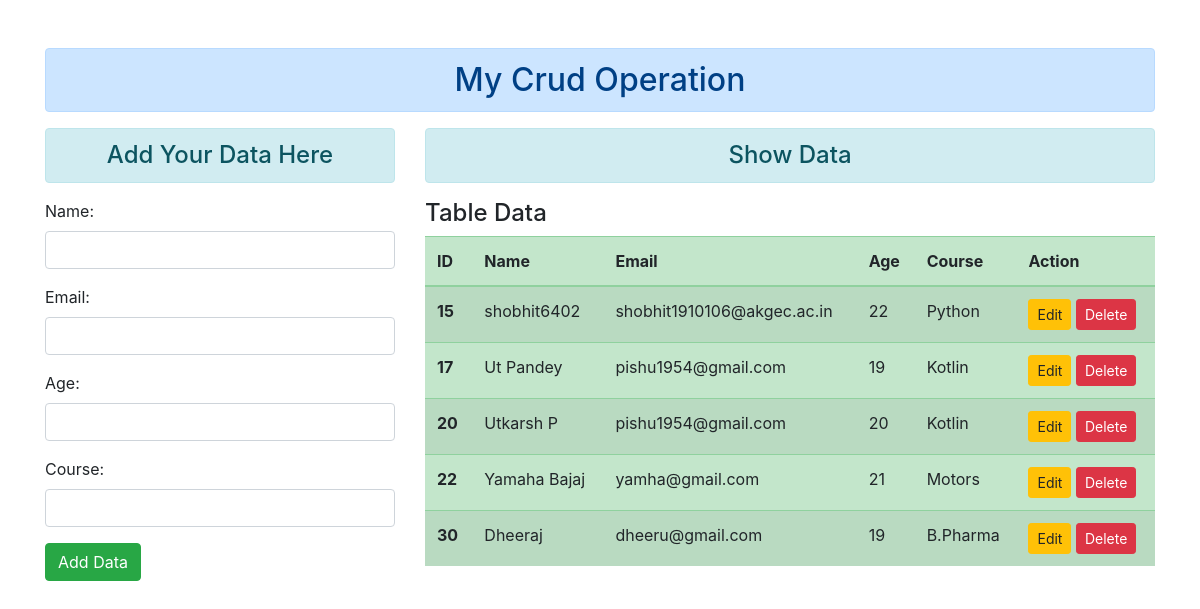
The page / on the database its author committed.
### djdata/models.py (models this page shows)
class User(models.Model):
    name=models.CharField(max_length=100)
    email=models.EmailField(max_length=50)
    age=models.IntegerField()
    course=models.CharField(max_length=100)

### djdata/views.py (the view)
# urls.py: path('', views.add_show,name="addandshow"),
def add_show(request):
    if request.method=='POST':
        fm=StudentRegistration(request.POST)
        if fm.is_valid():
            nm=fm.cleaned_data['name']
            em=fm.cleaned_data['email']
            ag=fm.cleaned_data['age']
            crs=fm.cleaned_data['course']
            obj=User(name=nm,email=em,age=ag,course=crs)
            obj.save()
            fm=StudentRegistration()
    else:
        fm=StudentRegistration()
    std=User.objects.all()
    return render(request, 'djdata/addandshowdata.html', {'form':fm, 'stu':std})

### djdata/forms.py
class StudentRegistration(forms.ModelForm):
    class Meta:
        model=User
        fields=['name','email','age','course']
        widgets={'name':forms.TextInput(attrs={'class':'form-control'}),
                 'email':forms.EmailInput(attrs={'class':'form-control'}),
                 'age':forms.TextInput(attrs={'class':'form-control'}),
                 'course':forms.TextInput(attrs={'class':'form-control'})}

### djdata/templates/djdata/addandshowdata.html (shortened to what this page needs)
{% extends 'djdata/base.html' %}
{% block content %}
<div class="row">
    <div class="col-sm-4">
        <h4 class="text-center alert alert-info">Add Your Data Here</h4>
        <form action="" method="POST">
            {{form.as_p}}
            <input type="submit" class="btn btn-success" value="Add Data">
        </form>
    </div>
    <div class="col-sm-8">
        <h4 class="text-center alert alert-info">Show Data</h4>
        {% if stu %}
        <h4>Table Data</h4>
        <table class="table table-success table-striped">
  <thead>
    <tr>
      <th scope="col">ID</th>
      <th scope="col">Name</th>
      <th scope="col">Email</th>
      <th scope="col">Age</th>
        <th scope="col">Course</th>
        <th scope="col">Action</th>
    </tr>
  </thead>
  <tbody>
  {% for st in stu %}
    <tr>
      <th scope="row">{{st.id}}</th>
      <td>{{st.name}}</td>
      <td>{{st.email}}</td>
      <td>{{st.age}}</td>
        <td>{{st.course}}</td>
        <td>
            <a href="{% url 'updatedata' st.id %}" class="btn btn-warning btn-sm">Edit</a>
            <form action="{% url 'deletedata' st.id %}" method="POST" class="d-inline">
                <input type="submit" class="btn btn-danger btn-sm" value="Delete">
            </form>
        </td>
    </tr>
  {% endfor %}
  </tbody>
</table>
        {% else %}
        <h4 class="text-center alert alert-info">No Data Available</h4>
        {% endif %}
    </div>
</div>
{% endblock content %}

### djdata/templates/djdata/base.html (shortened to what this page needs)
<!DOCTYPE html>
{% load static %}
<html lang="en">
<head>
    <link rel="stylesheet" href="{% static 'djdata/css/bootstrap.min.css' %}">
</head>
<body>
<div class="container mt-5">
    <h2 class="text-center alert alert-primary">My Crud Operation</h2>
    {% block content %} {% endblock content %}
</div>
</body>
</html>

### rows shown on the page
User: id "15", name "shobhit6402", email "shobhit1910106@akgec.ac.in", age "22", course "Python"
User: id "17", name "Ut Pandey", email "pishu1954@gmail.com", age "19", course "Kotlin"
User: id "20", name "Utkarsh P", email "pishu1954@gmail.com", age "20", course "Kotlin"
User: id "22", name "Yamaha Bajaj", email "yamha@gmail.com", age "21", course "Motors"
User: id "30", name "Dheeraj", email "dheeru@gmail.com", age "19", course "B.Pharma"
